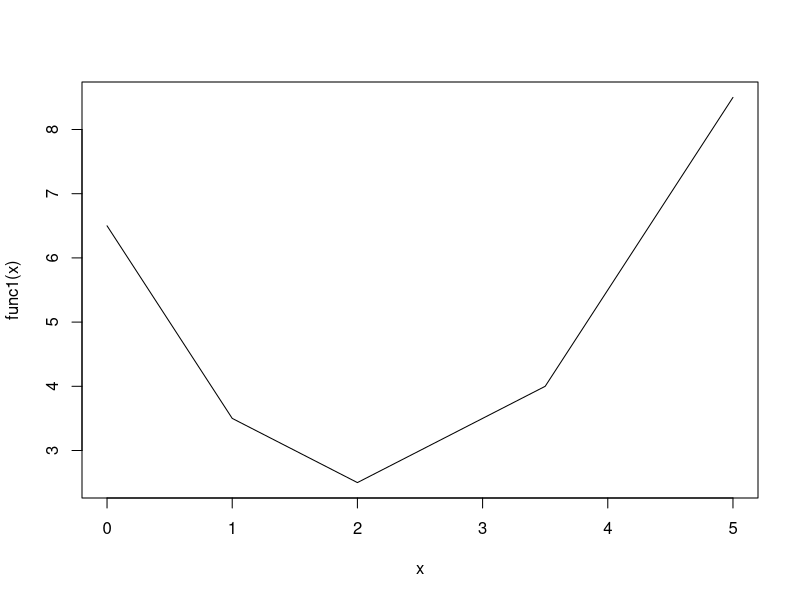

Write R code to recreate this figure.
# 7.1 ex 1
golden <- function(f, a, b, tol = 0.0000001) {
    ratio <- 2 / (sqrt(5) + 1)
    x1 <- b - ratio * (b - a)
    x2 <- a + ratio * (b - a)

    f1 <- f(x1)
    f2 <- f(x2)

    while (abs(b - a) > tol) {
        if (f2 > f1) {
            b <- x2
            x2 <- x1
            f2 <- f1
            x1 <- b - ratio * (b - a)
            f1 <- f(x1)
        } else {
            a <- x1
            x1 <- x2
            f1 <- f2
            x2 <- a + ratio * (b - a)
            f2 <- f(x2)
        }
    }
    return((a + b) / 2)
}

# a
func1 <- function(x) {
    return(abs(x - 3.5) + abs(x - 2) + abs(x - 1))
}
curve(func1, from = 0, to = 5)
print(golden(func1, 1, 5))
# b
func2 <- function(x) {
    return(abs(x - 3.2) + abs(x - 3.5) + abs(x - 2) + abs(x -1))
}
# curve(func2, from = 0, to = 5)
print(golden(func2, 1, 5))

# 7.4 ex 1
# a
print(optimize(func1, interval = c(0, 5)))
# b
print(optimize(func2, interval = c(0, 5)))

# 7.4 ex 2
f <- function(params) {
  a <- params[1]
  b <- params[2]
  result <- (a - 1) + 3.2 / b + 3 * log(gamma(a)) + 3 * a * log(b)
  return(result)
}

initial_params <- c(a = 1, b = 1)

result_nlm <- nlm(f, p = initial_params)

cat("Results from nlm():\n")
print(result_nlm)

result_optim <- optim(par = initial_params, fn = f)

cat("\nResults from optim():\n")
print(result_optim)
